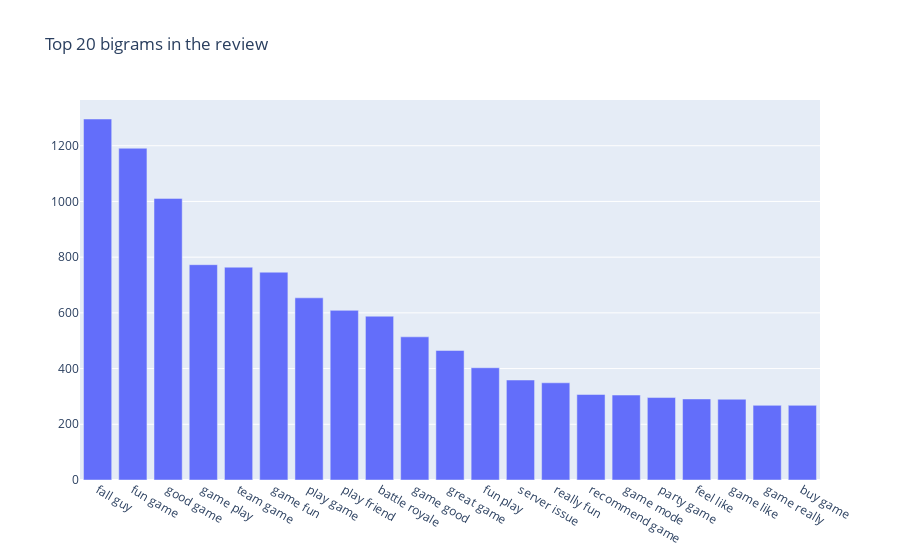

Notebook code cell kept with this figure:
### Code cell
fig = go.Figure([go.Bar(x=df3['bigram'], y=df3['count'])])
fig.update_layout(title=go.layout.Title(text="Top 20 bigrams in the review"))
fig.show()

### Figure 1 — Plotly figure (JSON) as saved in the notebook; plotly's stock layout.template omitted (floating-point values rounded to 4 significant figures)
{"data": [{"type": "bar", "x": ["fall guy", "fun game", "good game", "game play", "team game", "game fun", "play game", "play friend", "battle royale", "game good", "great game", "fun play", "server issue", "really fun", "recommend game", "game mode", "party game", "feel like", "game like", "game really", "buy game"], "y": [1296, 1191, 1011, 773, 764, 746, 654, 609, 588, 514, 465, 403, 359, 349, 307, 305, 296, 291, 290, 268, 268]}], "layout": {"title": {"text": "Top 20 bigrams in the review"}}}
